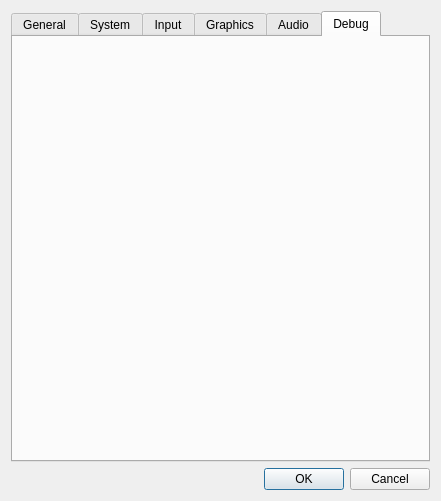
<?xml version="1.0" encoding="UTF-8"?>
<ui version="4.0">
 <class>ConfigureDialog</class>
 <widget class="QDialog" name="ConfigureDialog">
  <property name="geometry">
   <rect>
    <x>0</x>
    <y>0</y>
    <width>441</width>
    <height>501</height>
   </rect>
  </property>
  <property name="windowTitle">
   <string>Citra Configuration</string>
  </property>
  <layout class="QVBoxLayout" name="verticalLayout">
   <item>
    <widget class="QTabWidget" name="tabWidget">
     <property name="currentIndex">
      <number>5</number>
     </property>
     <widget class="ConfigureGeneral" name="generalTab">
      <attribute name="title">
       <string>General</string>
      </attribute>
     </widget>
     <widget class="ConfigureSystem" name="systemTab">
      <attribute name="title">
       <string>System</string>
      </attribute>
     </widget>
     <widget class="ConfigureInput" name="inputTab">
      <attribute name="title">
       <string>Input</string>
      </attribute>
     </widget>
     <widget class="ConfigureGraphics" name="graphicsTab">
      <attribute name="title">
       <string>Graphics</string>
      </attribute>
     </widget>
     <widget class="ConfigureAudio" name="audioTab">
      <attribute name="title">
       <string>Audio</string>
      </attribute>
     </widget>
     <widget class="ConfigureDebug" name="debugTab">
      <attribute name="title">
       <string>Debug</string>
      </attribute>
     </widget>
    </widget>
   </item>
   <item>
    <widget class="QDialogButtonBox" name="buttonBox">
     <property name="standardButtons">
      <set>QDialogButtonBox::Cancel|QDialogButtonBox::Ok</set>
     </property>
    </widget>
   </item>
  </layout>
 </widget>
 <customwidgets>
  <customwidget>
   <class>ConfigureGeneral</class>
   <extends>QWidget</extends>
   <header>configure_general.h</header>
   <container>1</container>
  </customwidget>
  <customwidget>
   <class>ConfigureSystem</class>
   <extends>QWidget</extends>
   <header>configure_system.h</header>
   <container>1</container>
  </customwidget>
  <customwidget>
   <class>ConfigureAudio</class>
   <extends>QWidget</extends>
   <header>configure_audio.h</header>
   <container>1</container>
  </customwidget>
  <customwidget>
   <class>ConfigureDebug</class>
   <extends>QWidget</extends>
   <header>configure_debug.h</header>
   <container>1</container>
  </customwidget>
  <customwidget>
   <class>ConfigureInput</class>
   <extends>QWidget</extends>
   <header>configure_input.h</header>
   <container>1</container>
  </customwidget>
  <customwidget>
   <class>ConfigureGraphics</class>
   <extends>QWidget</extends>
   <header>configure_graphics.h</header>
   <container>1</container>
  </customwidget>
 </customwidgets>
 <resources/>
 <connections>
  <connection>
   <sender>buttonBox</sender>
   <signal>accepted()</signal>
   <receiver>ConfigureDialog</receiver>
   <slot>accept()</slot>
   <hints>
    <hint type="sourcelabel">
     <x>220</x>
     <y>380</y>
    </hint>
    <hint type="destinationlabel">
     <x>220</x>
     <y>200</y>
    </hint>
   </hints>
  </connection>
  <connection>
   <sender>buttonBox</sender>
   <signal>rejected()</signal>
   <receiver>ConfigureDialog</receiver>
   <slot>reject()</slot>
   <hints>
    <hint type="sourcelabel">
     <x>220</x>
     <y>380</y>
    </hint>
    <hint type="destinationlabel">
     <x>220</x>
     <y>200</y>
    </hint>
   </hints>
  </connection>
 </connections>
</ui>
